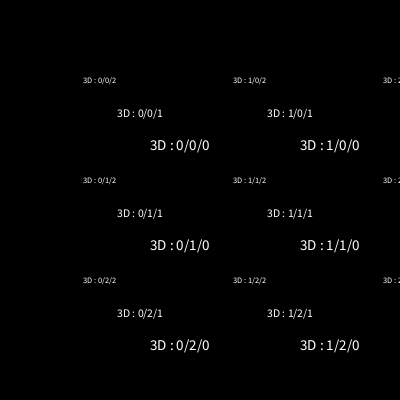
Frame 1 (no input)
Frame 60 (the mouse pressed at the canvas centre just before this capture): identical to frame 1, image omitted
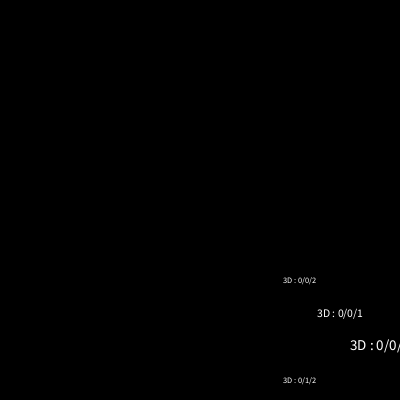
Frame 120 (the mouse held since frame 60 and released just before this capture)

The Processing sketch that drew these frames (run headless with seeded random() and noise(); from frame 60 on, the mouse is pressed at the canvas centre):

// Processing sketch: arreglo3DFlotantes
// ── arreglo3DFlotantes.pde
// DECLRACION parteA:
float [][][] arregloFloatntes;
//!! IMPORTANTE
// VARIABLE CANTIDAD DE ESPACIOS DEL ARREGLO
int cantidadDeEspacios;
void setup () {
  size(400, 400);
  cantidadDeEspacios = 3;
  // DECLRACION parteB:
  arregloFloatntes = new float[cantidadDeEspacios][cantidadDeEspacios][cantidadDeEspacios];  
  // ASIGNACION:
  for (int i = 0; i < cantidadDeEspacios; i++) {
    for (int j = 0; j < cantidadDeEspacios; j++) {
      for (int k = 0; k < cantidadDeEspacios; k++) {
        arregloFloatntes[i][j][k] = random(255);
      }
    }
  }
}
void draw () {
  background(0);  
  //* Dato importante: Propiedad .lenght
  // USO Y ACTUALIZACION:
  for (int i = 0; i < cantidadDeEspacios; i++) {
    for (int j = 0; j < cantidadDeEspacios; j++) {
      for (int k = 0; k < cantidadDeEspacios; k++) {
        float posZ = map(k, 0, cantidadDeEspacios, 150, 50);
        textSize(posZ/10);
        text("3D : "+i+"/"+j+"/"+k+"", mouseX+(i*150+posZ), mouseY+(j*100+posZ));
      }
    }
  }
}
